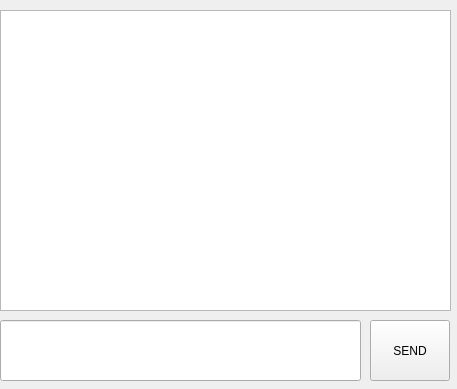
<?xml version="1.0" encoding="UTF-8"?>
<ui version="4.0">
 <class>Chat_WindowClass</class>
 <widget class="QWidget" name="Chat_WindowClass">
  <property name="geometry">
   <rect>
    <x>0</x>
    <y>0</y>
    <width>457</width>
    <height>389</height>
   </rect>
  </property>
  <property name="windowTitle">
   <string>Chat_Window</string>
  </property>
  <widget class="QLineEdit" name="Message">
   <property name="geometry">
    <rect>
     <x>0</x>
     <y>320</y>
     <width>361</width>
     <height>61</height>
    </rect>
   </property>
  </widget>
  <widget class="QPushButton" name="Send">
   <property name="geometry">
    <rect>
     <x>370</x>
     <y>320</y>
     <width>80</width>
     <height>61</height>
    </rect>
   </property>
   <property name="text">
    <string>SEND</string>
   </property>
  </widget>
  <widget class="QListWidget" name="List">
   <property name="geometry">
    <rect>
     <x>0</x>
     <y>10</y>
     <width>451</width>
     <height>301</height>
    </rect>
   </property>
  </widget>
 </widget>
 <layoutdefault spacing="6" margin="11"/>
 <resources/>
 <connections/>
</ui>
